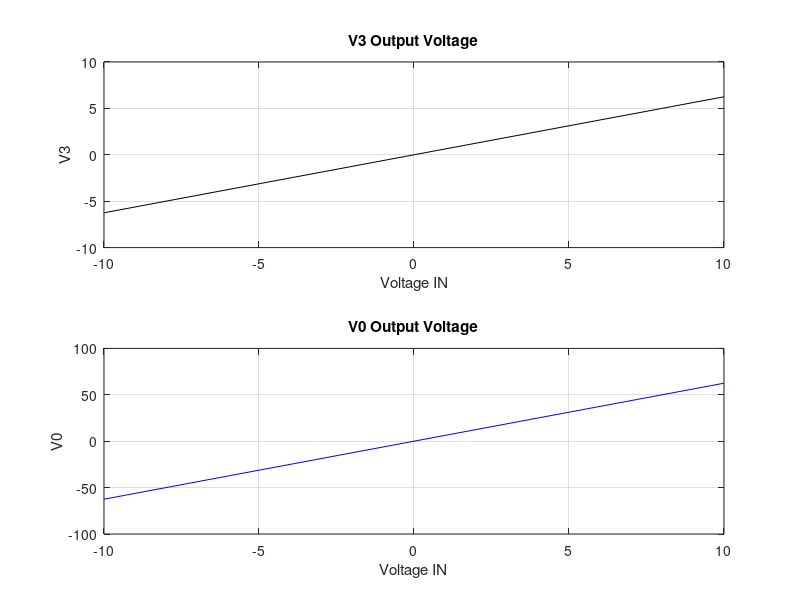
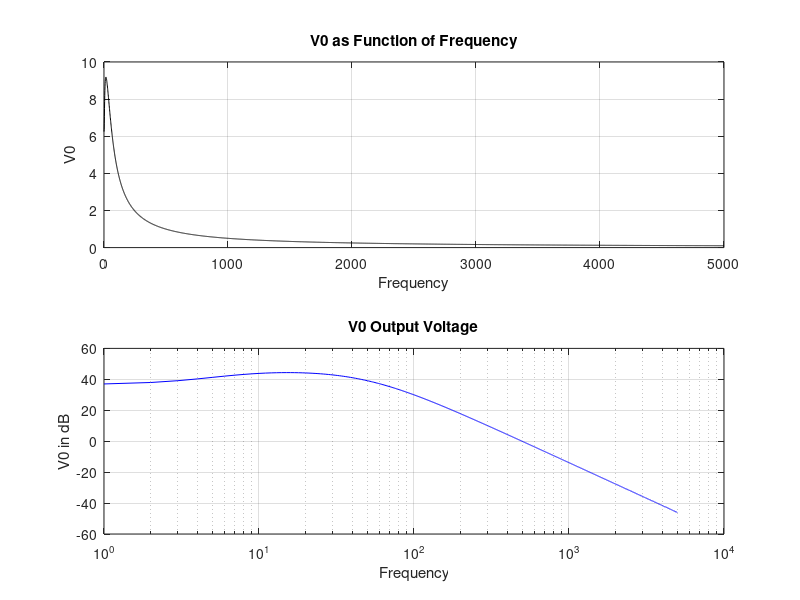
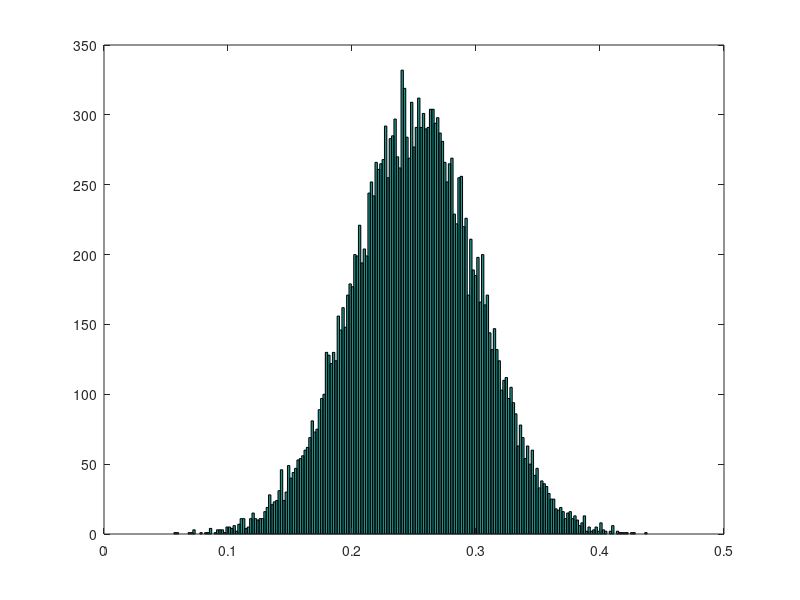
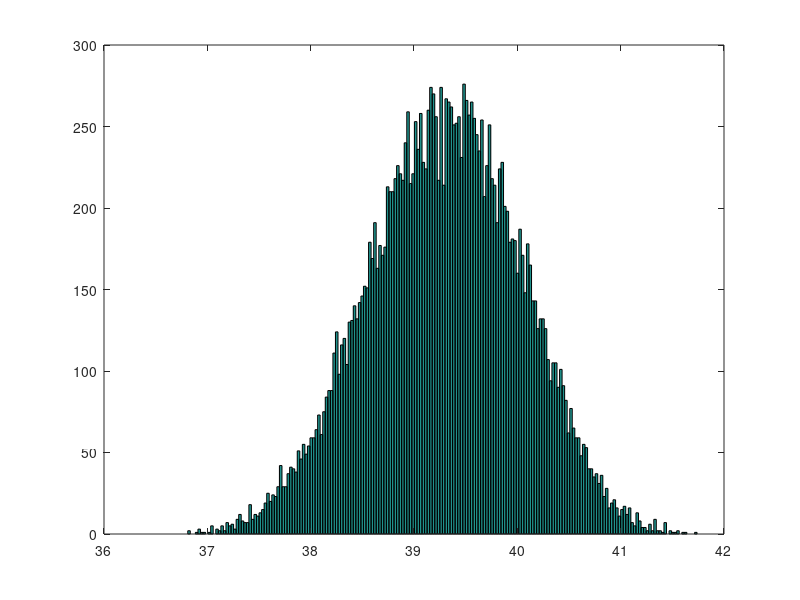

MATLAB code for these plots, in order:
% Rudi Hidvary

clear 
clc

G1 = 1;
G2 = 0.5;
G3 = 0.1;
G4 = 10;
G5 = 0.001

C = 0.25;

L = 0.2

alpha = 100;

Vin = -10:1:10;

GMatrix = [
    1 0 0 0 0 0 0;
    0 1 -1 0 0 0 0;
    G1 (-(G1+G2)) 0 0 0 -1 0;
    0 0 G3 0 0 -1 0;
    0 0 G3 0 0 0 -1;
    0 0 0 G4 (-(G4+G5)) 0 0;
    0 0 0 1 0 0 -alpha]

CMatrix = [
    0 0 0 0 0 0 0;
    0 0 0 0 0 -L 0;
    C -C 0 0 0 0 0;
    0 0 0 0 0 0 0;
    0 0 0 0 0 0 0;
    0 0 0 0 0 0 0;
    0 0 0 0 0 0 0;]

V3 = [];
V0 = [];
n = 1;
w = 0;
for Vin = -10:1:10
    A = ((CMatrix.*(1i.*0) + GMatrix));
    FVector = [Vin; 0; 0; 0; 0; 0; 0]
    V = A\FVector
    V3(n) = V(3);
    V0(n) = V(5);
    n = n+1;
end

n = linspace(-10,10,n-1);

% Plotting the outputs 
figure(1)
subplot(2,1,1)
plot(n,V3,'k')
xlabel('Voltage IN')
ylabel('V3')
title('V3 Output Voltage')
grid on 


subplot(2,1,2)
plot(n,V0,'b')
xlabel('Voltage IN')
ylabel('V0')
title('V0 Output Voltage')
grid on 


V0 = [];
n = 1;
Vin = 1; % DC bias of 1 Volt
freq = 5000; % maximum frequency
for w = 0:1:freq
    A = ((CMatrix.*(1i.*w) + GMatrix));
    FVector = [Vin; 0; 0; 0; 0; 0; 0];
    V = A\FVector;
    V3(n) = V(3);
    V0(n) = V(5);
    n = n+1;
end


% Plotting the outputs 
figure(2)
subplot(2,1,1)
plot(0:1:freq,abs(V0/Vin),'k')
xlabel('Frequency')
ylabel('V0')
title('V0 as Function of Frequency')
grid on 


subplot(2,1,2)
semilogx(0:1:freq,20*log(abs(V0/Vin)),'b')
xlabel('Frequency')
ylabel('V0 in dB')
title('V0 Output Voltage')
grid on

r = normrnd(C,0.05,20000,1);
figure(3)
hist(r,200)

V0 = [];
n = 1;
Vin = 1; % DC bias of 1 Volt
freq = pi; % maximum frequency
CVal = C;
for w = 1:1:20000
    
    C = r(w);
    
    CMatrix = [
    0 0 0 0 0 0 0;
    0 0 0 0 0 -L 0;
    C -C 0 0 0 0 0;
    0 0 0 0 0 0 0;
    0 0 0 0 0 0 0;
    0 0 0 0 0 0 0;
    0 0 0 0 0 0 0;];

    A = ((CMatrix.*(1i.*freq) + GMatrix));
    FVector = [Vin; 0; 0; 0; 0; 0; 0];
    V = A\FVector;
    V3(n) = V(3);
    V0(n) = V(5);
    n = n+1;
end

figure(4)
hist(20*log(abs(V0/Vin)),200)


